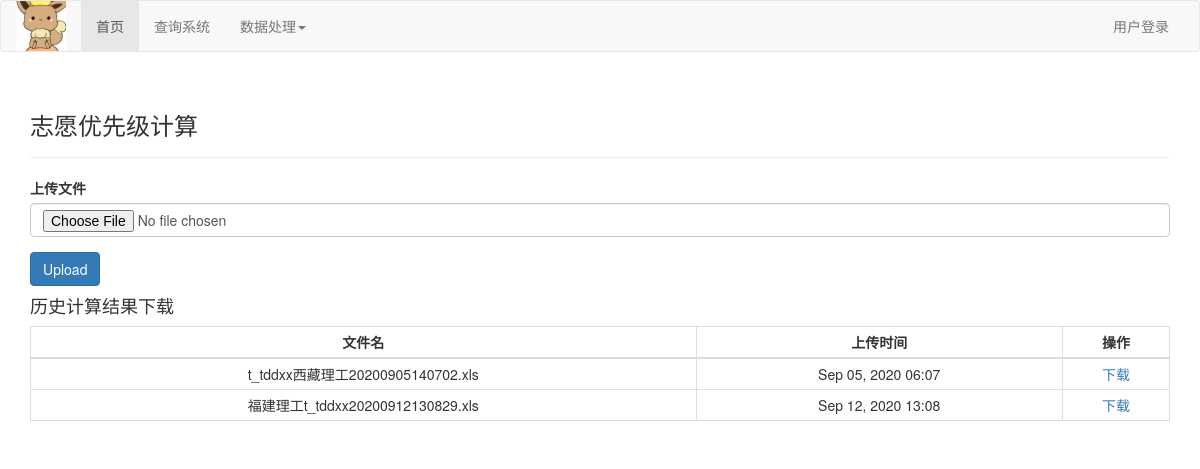
The page /FirstZY/ on the database its author committed.
### data_deal/models.py (models this page shows)
class FirstZY(models.Model):
    File = models.FileField(upload_to='File/FirstZY/original/')
    Dealed_File = models.FilePathField(path='File/FirstZY/result')
    date_added = models.DateTimeField(auto_now_add=True)
    def __str__(self):
        return self.File.name.split('/')[-1]

### data_deal/views.py (the view, shortened to what this page needs)
# urls.py: path('FirstZY/', views.FirstZY_deal, name='FirstZY'),
def FirstZY_deal(request):
    if request.method != 'POST':
        form = FirstZYform()
    Files = FirstZY.objects.order_by('date_added')
    context = {'form': form, 'Files': Files}
    return render(request, 'FirstZY/FirstZY.html', context)

### data_deal/forms.py
class FirstZYform(forms.ModelForm):
    class Meta:
        model = FirstZY
        fields = ['File']
        labels = {'File': '上传文件'}

### data_deal/templates/FirstZY/FirstZY.html (shortened to what this page needs)
{% extends 'base.html' %}
{% load bootstrap3 %}
{% block header %}
<h3>志愿优先级计算</h3>
{% endblock header %}
{% block content %}
<form method="POST" enctype="multipart/form-data" class="form">
    {% bootstrap_form form %}
    {% buttons %}
    <button name="submit" class="btn btn-primary">Upload</button>
    {% endbuttons %}
</form>
<h4>历史计算结果下载</h4>
<table class="table table-hover table-bordered table-condensed" align="center" cellspacing="0" cellpadding="0">
    <thead>
        <tr>
            <th>文件名</th>
            <th>上传时间</th>
            <th>操作</th>
        </tr>
    </thead>
    <tbody>
        {% for file in Files %}
        <tr>
            <td>{{file}}</td>
            <td>{{file.date_added|date:'M d, Y H:i'}}</td>
            <td><a href="{% url 'data_deal:FirstZY_dl' file %}">下载</a></td>
        </tr>
        {% endfor %}
    </tbody>
</table>
{% endblock content %}

### data_deal/templates/base.html (style rules this page uses)
th { text-align: center; }
td { text-align: center; }

### rows shown on the page
FirstZY: File "t_tddxx西藏理工20200905140702.xls", date_added "Sep 05, 2020 06:07"
FirstZY: File "福建理工t_tddxx20200912130829.xls", date_added "Sep 12, 2020 13:08"
